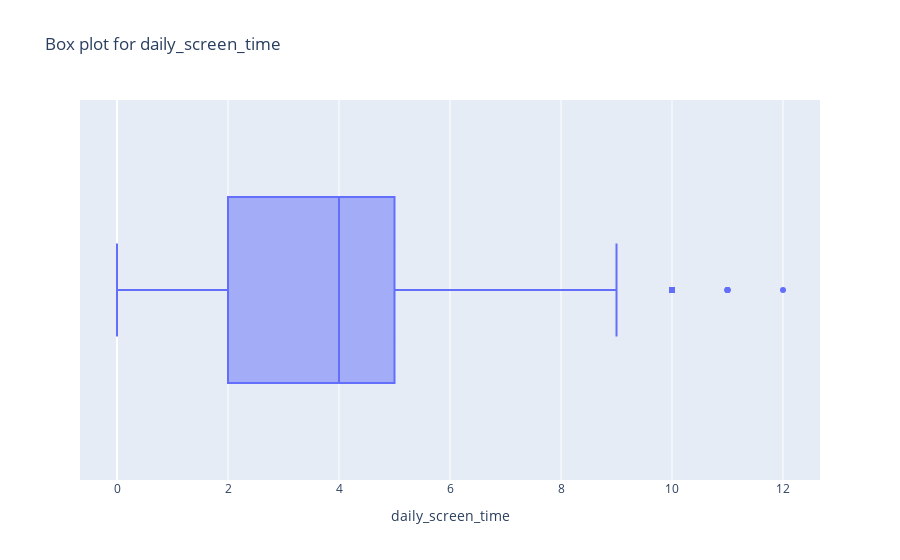
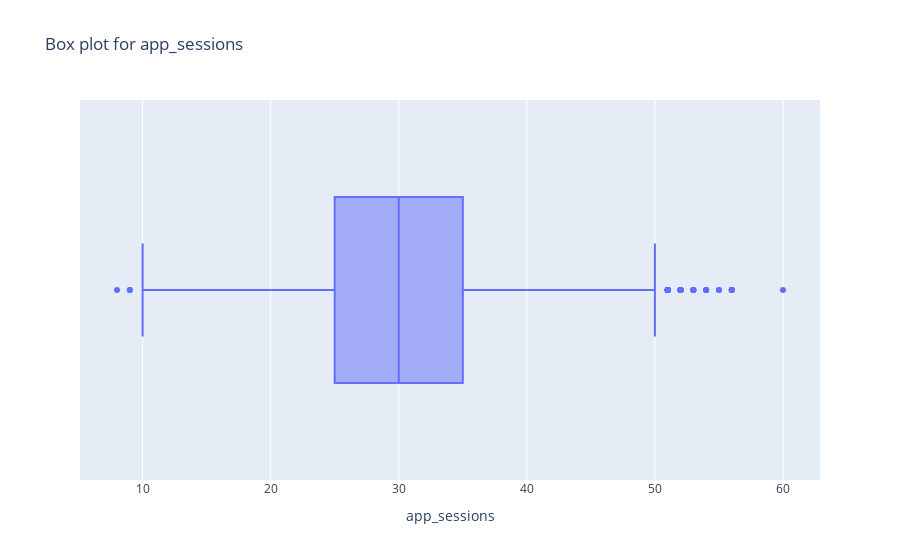
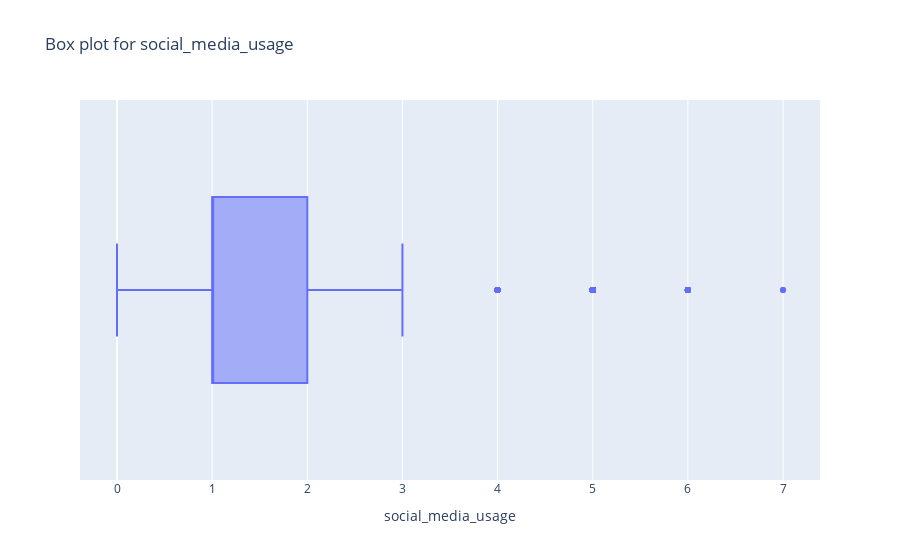
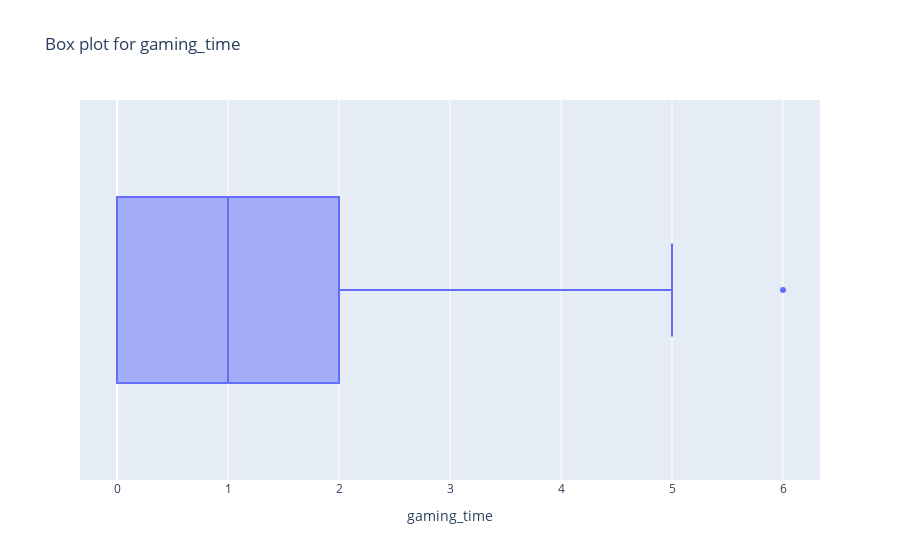

The code cell stored with these charts, in order, in its notebook:
### Code cell
import plotly.express as px

#to show outliers for all numerical columns
for column in data.select_dtypes(include=['number']).columns:
	fig = px.box(data, x=column, title= f'Box plot for {column}')
	fig.show()

### Figure 1 — Plotly figure (JSON) as saved in the notebook; plotly's stock layout.template omitted (floating-point values rounded to 4 significant figures; data arrays with more than 128 entries replaced by an {"elided": "..."} marker saying what was removed)
{"data": [{"alignmentgroup": "True", "hovertemplate": "daily_screen_time=%{x}<extra></extra>", "legendgroup": "", "marker": {"color": "#636efa"}, "name": "", "notched": false, "offsetgroup": "", "orientation": "h", "showlegend": false, "type": "box", "x": {"elided": "13589 int values"}, "x0": " ", "xaxis": "x", "y0": " ", "yaxis": "y"}], "layout": {"boxmode": "group", "legend": {"tracegroupgap": 0}, "title": {"text": "Box plot for daily_screen_time"}, "xaxis": {"anchor": "y", "domain": [0, 1], "title": {"text": "daily_screen_time"}}, "yaxis": {"anchor": "x", "domain": [0, 1]}}}

### Figure 2 — Plotly figure (JSON) as saved in the notebook; plotly's stock layout.template omitted (floating-point values rounded to 4 significant figures; data arrays with more than 128 entries replaced by an {"elided": "..."} marker saying what was removed)
{"data": [{"alignmentgroup": "True", "hovertemplate": "app_sessions=%{x}<extra></extra>", "legendgroup": "", "marker": {"color": "#636efa"}, "name": "", "notched": false, "offsetgroup": "", "orientation": "h", "showlegend": false, "type": "box", "x": {"elided": "13589 int values"}, "x0": " ", "xaxis": "x", "y0": " ", "yaxis": "y"}], "layout": {"boxmode": "group", "legend": {"tracegroupgap": 0}, "title": {"text": "Box plot for app_sessions"}, "xaxis": {"anchor": "y", "domain": [0, 1], "title": {"text": "app_sessions"}}, "yaxis": {"anchor": "x", "domain": [0, 1]}}}

### Figure 3 — Plotly figure (JSON) as saved in the notebook; plotly's stock layout.template omitted (floating-point values rounded to 4 significant figures; data arrays with more than 128 entries replaced by an {"elided": "..."} marker saying what was removed)
{"data": [{"alignmentgroup": "True", "hovertemplate": "social_media_usage=%{x}<extra></extra>", "legendgroup": "", "marker": {"color": "#636efa"}, "name": "", "notched": false, "offsetgroup": "", "orientation": "h", "showlegend": false, "type": "box", "x": {"elided": "13589 int values"}, "x0": " ", "xaxis": "x", "y0": " ", "yaxis": "y"}], "layout": {"boxmode": "group", "legend": {"tracegroupgap": 0}, "title": {"text": "Box plot for social_media_usage"}, "xaxis": {"anchor": "y", "domain": [0, 1], "title": {"text": "social_media_usage"}}, "yaxis": {"anchor": "x", "domain": [0, 1]}}}

### Figure 4 — Plotly figure (JSON) as saved in the notebook; plotly's stock layout.template omitted (floating-point values rounded to 4 significant figures; data arrays with more than 128 entries replaced by an {"elided": "..."} marker saying what was removed)
{"data": [{"alignmentgroup": "True", "hovertemplate": "gaming_time=%{x}<extra></extra>", "legendgroup": "", "marker": {"color": "#636efa"}, "name": "", "notched": false, "offsetgroup": "", "orientation": "h", "showlegend": false, "type": "box", "x": {"elided": "13589 int values"}, "x0": " ", "xaxis": "x", "y0": " ", "yaxis": "y"}], "layout": {"boxmode": "group", "legend": {"tracegroupgap": 0}, "title": {"text": "Box plot for gaming_time"}, "xaxis": {"anchor": "y", "domain": [0, 1], "title": {"text": "gaming_time"}}, "yaxis": {"anchor": "x", "domain": [0, 1]}}}
